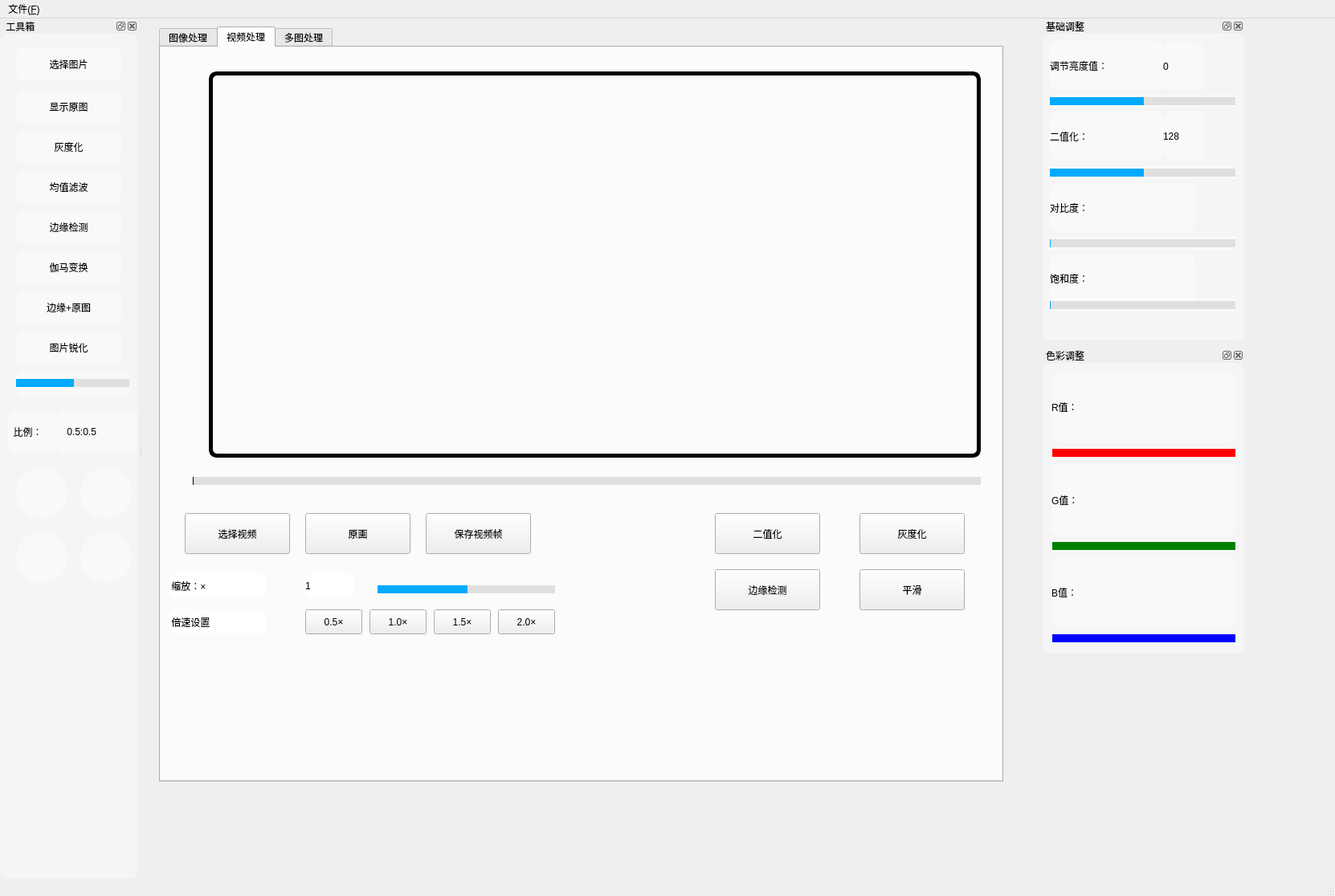
<?xml version="1.0" encoding="UTF-8"?>
<ui version="4.0">
 <class>MainWindow</class>
 <widget class="QMainWindow" name="MainWindow">
  <property name="geometry">
   <rect>
    <x>0</x>
    <y>0</y>
    <width>1662</width>
    <height>1116</height>
   </rect>
  </property>
  <property name="windowTitle">
   <string>MainWindow</string>
  </property>
  <property name="styleSheet">
   <string notr="true">QMainWindow{
background-image: url(:/myImage/mac/Home/Downloads/keju1.png);

}

QPushButton{
border-radius:10px;
/*color: rgb(255, 255, 255);*/
background-color: rgb(255, 255, 255);
border:2px solid rgb(0,0,0);
outline: none;
}
QPushButton:pressed{
background-color: rgb(204, 204, 215);
}
QPushButton:disabled{
background-color: rgb(167, 164, 170);
}
QSlider::handle:vertical{
color:black;
}
font: 75 9pt &quot;微软雅黑&quot;;</string>
  </property>
  <widget class="QWidget" name="centralWidget">
   <widget class="QTabWidget" name="tabWidget">
    <property name="geometry">
     <rect>
      <x>20</x>
      <y>10</y>
      <width>1051</width>
      <height>941</height>
     </rect>
    </property>
    <property name="styleSheet">
     <string notr="true">font: 75 9pt &quot;微软雅黑&quot;;
border-radius: 10px;
QTabBar::tab {
        background: #cccccc;
        font-family: &quot;微软雅黑&quot;;  /* 设置字体 */
        font-size: 12pt;           /* 设置字体大小 */
        color: #000000;            /* 设置字体颜色 */
        padding: 10px;             /* 设置内边距 */
        border-top-left-radius: 10px;    /* 设置左上圆角 */
        border-top-right-radius: 10px;   /* 设置右上圆角 */
    }</string>
    </property>
    <property name="currentIndex">
     <number>1</number>
    </property>
    <property name="elideMode">
     <enum>Qt::ElideLeft</enum>
    </property>
    <widget class="QWidget" name="tab">
     <attribute name="title">
      <string>图像处理</string>
     </attribute>
     <widget class="QWidget" name="widget" native="true">
      <property name="geometry">
       <rect>
        <x>9</x>
        <y>-1</y>
        <width>1061</width>
        <height>851</height>
       </rect>
      </property>
      <property name="styleSheet">
       <string notr="true">font: 75 10pt &quot;微软雅黑&quot;;</string>
      </property>
      <widget class="QLabel" name="label_show">
       <property name="geometry">
        <rect>
         <x>140</x>
         <y>30</y>
         <width>781</width>
         <height>531</height>
        </rect>
       </property>
       <property name="minimumSize">
        <size>
         <width>371</width>
         <height>0</height>
        </size>
       </property>
       <property name="styleSheet">
        <string notr="true">border:5px solid black;</string>
       </property>
       <property name="frameShape">
        <enum>QFrame::WinPanel</enum>
       </property>
       <property name="lineWidth">
        <number>1</number>
       </property>
       <property name="text">
        <string/>
       </property>
      </widget>
      <widget class="QLabel" name="label_other">
       <property name="geometry">
        <rect>
         <x>180</x>
         <y>580</y>
         <width>181</width>
         <height>121</height>
        </rect>
       </property>
       <property name="styleSheet">
        <string notr="true">border:5px solid red;</string>
       </property>
       <property name="frameShape">
        <enum>QFrame::NoFrame</enum>
       </property>
       <property name="frameShadow">
        <enum>QFrame::Plain</enum>
       </property>
       <property name="text">
        <string/>
       </property>
      </widget>
      <widget class="QPushButton" name="pushButton_save">
       <property name="geometry">
        <rect>
         <x>440</x>
         <y>730</y>
         <width>161</width>
         <height>41</height>
        </rect>
       </property>
       <property name="styleSheet">
        <string notr="true">font: 75 9pt &quot;微软雅黑&quot;;</string>
       </property>
       <property name="text">
        <string>保存图片</string>
       </property>
      </widget>
      <widget class="QLabel" name="label_other_1">
       <property name="geometry">
        <rect>
         <x>430</x>
         <y>580</y>
         <width>181</width>
         <height>121</height>
        </rect>
       </property>
       <property name="styleSheet">
        <string notr="true">border:5px solid black;</string>
       </property>
       <property name="frameShape">
        <enum>QFrame::NoFrame</enum>
       </property>
       <property name="frameShadow">
        <enum>QFrame::Plain</enum>
       </property>
       <property name="text">
        <string/>
       </property>
      </widget>
      <widget class="QLabel" name="label_other_3">
       <property name="geometry">
        <rect>
         <x>670</x>
         <y>580</y>
         <width>181</width>
         <height>121</height>
        </rect>
       </property>
       <property name="styleSheet">
        <string notr="true">border:5px solid black;</string>
       </property>
       <property name="frameShape">
        <enum>QFrame::NoFrame</enum>
       </property>
       <property name="frameShadow">
        <enum>QFrame::Plain</enum>
       </property>
       <property name="text">
        <string/>
       </property>
      </widget>
      <widget class="QPushButton" name="pushButton_4">
       <property name="geometry">
        <rect>
         <x>970</x>
         <y>280</y>
         <width>71</width>
         <height>71</height>
        </rect>
       </property>
       <property name="styleSheet">
        <string notr="true">border-radius:32px;
background-color: rgb(255, 255, 255);
background-repeat:no-repeat;
background-position:center;
background-image: url(:/myImage/images/next1.png);</string>
       </property>
       <property name="text">
        <string/>
       </property>
       <property name="flat">
        <bool>false</bool>
       </property>
      </widget>
      <widget class="QPushButton" name="pushButton_3">
       <property name="geometry">
        <rect>
         <x>20</x>
         <y>280</y>
         <width>71</width>
         <height>71</height>
        </rect>
       </property>
       <property name="styleSheet">
        <string notr="true">border-radius:32px;
background-color: rgb(255, 255, 255);
background-repeat:no-repeat;
background-position:center;
background-image: url(:/myImage/images/prev1.png);</string>
       </property>
       <property name="text">
        <string/>
       </property>
       <property name="flat">
        <bool>false</bool>
       </property>
      </widget>
     </widget>
    </widget>
    <widget class="QWidget" name="tab_2">
     <attribute name="title">
      <string>视频处理</string>
     </attribute>
     <widget class="QWidget" name="label_widget" native="true">
      <property name="geometry">
       <rect>
        <x>0</x>
        <y>0</y>
        <width>1031</width>
        <height>761</height>
       </rect>
      </property>
      <widget class="QLabel" name="label_13">
       <property name="geometry">
        <rect>
         <x>60</x>
         <y>30</y>
         <width>961</width>
         <height>481</height>
        </rect>
       </property>
       <property name="styleSheet">
        <string notr="true">border:5px solid black;
border-radius: 10px;</string>
       </property>
       <property name="frameShape">
        <enum>QFrame::WinPanel</enum>
       </property>
       <property name="frameShadow">
        <enum>QFrame::Plain</enum>
       </property>
       <property name="text">
        <string/>
       </property>
      </widget>
      <widget class="QPushButton" name="pushButton_6">
       <property name="enabled">
        <bool>false</bool>
       </property>
       <property name="geometry">
        <rect>
         <x>550</x>
         <y>590</y>
         <width>64</width>
         <height>64</height>
        </rect>
       </property>
       <property name="styleSheet">
        <string notr="true">border-radius:32px;
background-image: url(:/myImage/images/start.png);
border:none;</string>
       </property>
       <property name="text">
        <string/>
       </property>
      </widget>
      <widget class="QPushButton" name="pushButton_grey">
       <property name="geometry">
        <rect>
         <x>870</x>
         <y>580</y>
         <width>131</width>
         <height>51</height>
        </rect>
       </property>
       <property name="styleSheet">
        <string notr="true">font: 75 9pt &quot;微软雅黑&quot;;</string>
       </property>
       <property name="text">
        <string>灰度化</string>
       </property>
      </widget>
      <widget class="QPushButton" name="pushButton_origin_2">
       <property name="geometry">
        <rect>
         <x>180</x>
         <y>580</y>
         <width>131</width>
         <height>51</height>
        </rect>
       </property>
       <property name="styleSheet">
        <string notr="true">font: 75 9pt &quot;微软雅黑&quot;;</string>
       </property>
       <property name="text">
        <string>原画</string>
       </property>
      </widget>
      <widget class="QPushButton" name="pushButton_edge">
       <property name="geometry">
        <rect>
         <x>690</x>
         <y>650</y>
         <width>131</width>
         <height>51</height>
        </rect>
       </property>
       <property name="styleSheet">
        <string notr="true">font: 75 9pt &quot;微软雅黑&quot;;</string>
       </property>
       <property name="text">
        <string>边缘检测</string>
       </property>
      </widget>
      <widget class="QPushButton" name="pushButton_smooth">
       <property name="geometry">
        <rect>
         <x>870</x>
         <y>650</y>
         <width>131</width>
         <height>51</height>
        </rect>
       </property>
       <property name="styleSheet">
        <string notr="true">font: 75 9pt &quot;微软雅黑&quot;;</string>
       </property>
       <property name="text">
        <string>平滑</string>
       </property>
      </widget>
      <widget class="QPushButton" name="pushButton_binary">
       <property name="geometry">
        <rect>
         <x>690</x>
         <y>580</y>
         <width>131</width>
         <height>51</height>
        </rect>
       </property>
       <property name="styleSheet">
        <string notr="true">font: 75 9pt &quot;微软雅黑&quot;;</string>
       </property>
       <property name="text">
        <string>二值化</string>
       </property>
      </widget>
      <widget class="QSlider" name="horizontalSlider_suofang">
       <property name="geometry">
        <rect>
         <x>270</x>
         <y>660</y>
         <width>221</width>
         <height>31</height>
        </rect>
       </property>
       <property name="styleSheet">
        <string notr="true">QSlider::add-page:Horizontal
     {     
        background-color: rgb(223, 223, 223);
        height:4px;
     }
     QSlider::sub-page:Horizontal 
    {
        background-color:rgb(0, 170, 255);
        height:4px;
     }
    QSlider::groove:Horizontal 
    {
        background:transparent;
        height:10px;
		border-radius: 5px;
    }
    QSlider::handle:Horizontal 
    {
        height: 10px;
        width:25px;
	border-image: url(:/myImage/mac/Home/Downloads/24gf-circle-copy (1).png);
        margin: -8 0px;
    }
</string>
       </property>
       <property name="maximum">
        <number>200</number>
       </property>
       <property name="value">
        <number>100</number>
       </property>
       <property name="orientation">
        <enum>Qt::Horizontal</enum>
       </property>
      </widget>
      <widget class="QLabel" name="label_suofangvalue">
       <property name="geometry">
        <rect>
         <x>180</x>
         <y>655</y>
         <width>61</width>
         <height>31</height>
        </rect>
       </property>
       <property name="styleSheet">
        <string notr="true">font: 75 9pt &quot;微软雅黑&quot;;
background-color: rgb(255, 255, 255);
alignment: center;
border-radius: 10px;</string>
       </property>
       <property name="text">
        <string>1</string>
       </property>
      </widget>
      <widget class="QLabel" name="label_14">
       <property name="geometry">
        <rect>
         <x>10</x>
         <y>655</y>
         <width>121</width>
         <height>31</height>
        </rect>
       </property>
       <property name="styleSheet">
        <string notr="true">font: 75 9pt &quot;微软雅黑&quot;;
background-color: rgb(255, 255, 255);
border-radius: 10px;</string>
       </property>
       <property name="text">
        <string> 缩放：×</string>
       </property>
      </widget>
      <widget class="QPushButton" name="pushButton_open">
       <property name="geometry">
        <rect>
         <x>30</x>
         <y>580</y>
         <width>131</width>
         <height>51</height>
        </rect>
       </property>
       <property name="styleSheet">
        <string notr="true">font: 75 9pt &quot;微软雅黑&quot;;</string>
       </property>
       <property name="text">
        <string>选择视频</string>
       </property>
      </widget>
      <widget class="QSlider" name="VideohorizontalSlider_2">
       <property name="geometry">
        <rect>
         <x>40</x>
         <y>530</y>
         <width>981</width>
         <height>21</height>
        </rect>
       </property>
       <property name="styleSheet">
        <string notr="true">QSlider::add-page:Horizontal
     {     
        background-color: rgb(223, 223, 223);
        height:4px;
     }
     QSlider::sub-page:Horizontal 
    {
        background-color:black;
        height:4px;
     }
    QSlider::groove:Horizontal 
    {
        background:transparent;
        height:10px;
		border-radius: 5px;
    }
    QSlider::handle:Horizontal 
    {
        height: 25px;
        width:25px;
        border-image: url(:/myImage/images/handle.png);
        margin: -8 0px;
    }
</string>
       </property>
       <property name="maximum">
        <number>1000</number>
       </property>
       <property name="orientation">
        <enum>Qt::Horizontal</enum>
       </property>
      </widget>
      <widget class="QLabel" name="label_15">
       <property name="geometry">
        <rect>
         <x>10</x>
         <y>700</y>
         <width>121</width>
         <height>31</height>
        </rect>
       </property>
       <property name="styleSheet">
        <string notr="true">font: 75 9pt &quot;微软雅黑&quot;;
background-color: rgb(255, 255, 255);
border-radius: 10px;</string>
       </property>
       <property name="text">
        <string> 倍速设置</string>
       </property>
      </widget>
      <widget class="QPushButton" name="pushButton_saveframes">
       <property name="geometry">
        <rect>
         <x>330</x>
         <y>580</y>
         <width>131</width>
         <height>51</height>
        </rect>
       </property>
       <property name="styleSheet">
        <string notr="true">font: 75 9pt &quot;微软雅黑&quot;;</string>
       </property>
       <property name="text">
        <string>保存视频帧</string>
       </property>
      </widget>
      <widget class="QPushButton" name="pushButton_play1">
       <property name="geometry">
        <rect>
         <x>180</x>
         <y>700</y>
         <width>71</width>
         <height>31</height>
        </rect>
       </property>
       <property name="styleSheet">
        <string notr="true">font: 75 9pt &quot;微软雅黑&quot;;</string>
       </property>
       <property name="text">
        <string>0.5×</string>
       </property>
      </widget>
      <widget class="QPushButton" name="pushButton_play1_2">
       <property name="geometry">
        <rect>
         <x>260</x>
         <y>700</y>
         <width>71</width>
         <height>31</height>
        </rect>
       </property>
       <property name="styleSheet">
        <string notr="true">font: 75 9pt &quot;微软雅黑&quot;;</string>
       </property>
       <property name="text">
        <string>1.0×</string>
       </property>
      </widget>
      <widget class="QPushButton" name="pushButton_play1_3">
       <property name="geometry">
        <rect>
         <x>340</x>
         <y>700</y>
         <width>71</width>
         <height>31</height>
        </rect>
       </property>
       <property name="styleSheet">
        <string notr="true">font: 75 9pt &quot;微软雅黑&quot;;</string>
       </property>
       <property name="text">
        <string>1.5×</string>
       </property>
      </widget>
      <widget class="QPushButton" name="pushButton_play1_4">
       <property name="geometry">
        <rect>
         <x>420</x>
         <y>700</y>
         <width>71</width>
         <height>31</height>
        </rect>
       </property>
       <property name="styleSheet">
        <string notr="true">font: 75 9pt &quot;微软雅黑&quot;;</string>
       </property>
       <property name="text">
        <string>2.0×</string>
       </property>
      </widget>
     </widget>
    </widget>
    <widget class="QWidget" name="tab_3">
     <attribute name="title">
      <string>多图处理</string>
     </attribute>
     <widget class="QLabel" name="lb_image_1">
      <property name="geometry">
       <rect>
        <x>60</x>
        <y>20</y>
        <width>381</width>
        <height>301</height>
       </rect>
      </property>
      <property name="minimumSize">
       <size>
        <width>371</width>
        <height>0</height>
       </size>
      </property>
      <property name="styleSheet">
       <string notr="true">border:5px solid black;
border-radius: 10px;</string>
      </property>
      <property name="frameShape">
       <enum>QFrame::WinPanel</enum>
      </property>
      <property name="lineWidth">
       <number>1</number>
      </property>
      <property name="text">
       <string/>
      </property>
     </widget>
     <widget class="QLabel" name="lb_image_2">
      <property name="geometry">
       <rect>
        <x>570</x>
        <y>20</y>
        <width>381</width>
        <height>301</height>
       </rect>
      </property>
      <property name="minimumSize">
       <size>
        <width>371</width>
        <height>0</height>
       </size>
      </property>
      <property name="styleSheet">
       <string notr="true">border:5px solid black;
border-radius: 10px;</string>
      </property>
      <property name="frameShape">
       <enum>QFrame::WinPanel</enum>
      </property>
      <property name="lineWidth">
       <number>1</number>
      </property>
      <property name="text">
       <string/>
      </property>
     </widget>
     <widget class="QPushButton" name="pick_img_1">
      <property name="geometry">
       <rect>
        <x>170</x>
        <y>340</y>
        <width>161</width>
        <height>51</height>
       </rect>
      </property>
      <property name="styleSheet">
       <string notr="true">font: 75 9pt &quot;微软雅黑&quot;;</string>
      </property>
      <property name="text">
       <string>选择图片1</string>
      </property>
     </widget>
     <widget class="QPushButton" name="pick_img_2">
      <property name="geometry">
       <rect>
        <x>690</x>
        <y>340</y>
        <width>171</width>
        <height>51</height>
       </rect>
      </property>
      <property name="styleSheet">
       <string notr="true">font: 75 9pt &quot;微软雅黑&quot;;</string>
      </property>
      <property name="text">
       <string>选择图片2</string>
      </property>
     </widget>
     <widget class="QLabel" name="lb_imageShow">
      <property name="geometry">
       <rect>
        <x>60</x>
        <y>400</y>
        <width>611</width>
        <height>361</height>
       </rect>
      </property>
      <property name="minimumSize">
       <size>
        <width>371</width>
        <height>0</height>
       </size>
      </property>
      <property name="styleSheet">
       <string notr="true">border:5px solid black;
border-radius: 10px;</string>
      </property>
      <property name="frameShape">
       <enum>QFrame::WinPanel</enum>
      </property>
      <property name="lineWidth">
       <number>1</number>
      </property>
      <property name="text">
       <string/>
      </property>
     </widget>
     <widget class="QPushButton" name="opencv_mosaic">
      <property name="geometry">
       <rect>
        <x>770</x>
        <y>400</y>
        <width>201</width>
        <height>51</height>
       </rect>
      </property>
      <property name="styleSheet">
       <string notr="true">font: 75 9pt &quot;微软雅黑&quot;;</string>
      </property>
      <property name="text">
       <string>OpenCV拼接</string>
      </property>
     </widget>
     <widget class="QPushButton" name="opencv_merge">
      <property name="geometry">
       <rect>
        <x>770</x>
        <y>480</y>
        <width>201</width>
        <height>51</height>
       </rect>
      </property>
      <property name="styleSheet">
       <string notr="true">font: 75 9pt &quot;微软雅黑&quot;;</string>
      </property>
      <property name="text">
       <string>OpenCV融合</string>
      </property>
     </widget>
     <widget class="QPushButton" name="img_keep">
      <property name="geometry">
       <rect>
        <x>770</x>
        <y>560</y>
        <width>201</width>
        <height>51</height>
       </rect>
      </property>
      <property name="styleSheet">
       <string notr="true">font: 75 9pt &quot;微软雅黑&quot;;</string>
      </property>
      <property name="text">
       <string>等比例调整</string>
      </property>
     </widget>
     <widget class="QPushButton" name="img_fill">
      <property name="geometry">
       <rect>
        <x>770</x>
        <y>640</y>
        <width>201</width>
        <height>51</height>
       </rect>
      </property>
      <property name="styleSheet">
       <string notr="true">font: 75 9pt &quot;微软雅黑&quot;;</string>
      </property>
      <property name="text">
       <string>填充全图</string>
      </property>
     </widget>
     <widget class="QPushButton" name="opencv_texture">
      <property name="geometry">
       <rect>
        <x>770</x>
        <y>720</y>
        <width>201</width>
        <height>51</height>
       </rect>
      </property>
      <property name="styleSheet">
       <string notr="true">font: 75 9pt &quot;微软雅黑&quot;;</string>
      </property>
      <property name="text">
       <string>纹理迁移</string>
      </property>
     </widget>
    </widget>
   </widget>
   <widget class="QDockWidget" name="dockWidget_3">
    <property name="geometry">
     <rect>
      <x>1120</x>
      <y>410</y>
      <width>251</width>
      <height>381</height>
     </rect>
    </property>
    <property name="minimumSize">
     <size>
      <width>172</width>
      <height>166</height>
     </size>
    </property>
    <property name="styleSheet">
     <string notr="true">background-color: rgba(255, 255, 255, 100);
font: 75 9pt &quot;微软雅黑&quot;;
border-radius: 10px;</string>
    </property>
    <property name="windowTitle">
     <string>色彩调整</string>
    </property>
    <widget class="QWidget" name="dockWidgetContents_6">
     <layout class="QGridLayout" name="gridLayout_4">
      <item row="1" column="0">
       <widget class="QSlider" name="horizontalSlider_R">
        <property name="contextMenuPolicy">
         <enum>Qt::DefaultContextMenu</enum>
        </property>
        <property name="toolTipDuration">
         <number>1</number>
        </property>
        <property name="styleSheet">
         <string notr="true">QSlider::add-page:Horizontal
     {     
        background-color: red;
        height:4px;
     }
     QSlider::sub-page:Horizontal 
    {
        background-color:white;
        height:4px;
     }
    QSlider::groove:Horizontal 
    {
        background:transparent;
        height:10px;
		border-radius: 5px;
    }
    QSlider::handle:Horizontal 
    {
        height: 10px;
        width:25px;
	border-image: url(:/myImage/mac/Home/Downloads/24gf-circle-copy (1).png);
        margin: -8 0px;
    }

</string>
        </property>
        <property name="maximum">
         <number>255</number>
        </property>
        <property name="orientation">
         <enum>Qt::Horizontal</enum>
        </property>
        <property name="tickPosition">
         <enum>QSlider::NoTicks</enum>
        </property>
       </widget>
      </item>
      <item row="2" column="0">
       <widget class="QLabel" name="label_8">
        <property name="text">
         <string>G值：</string>
        </property>
       </widget>
      </item>
      <item row="5" column="0">
       <widget class="QSlider" name="horizontalSlider_B">
        <property name="styleSheet">
         <string notr="true">QSlider::add-page:Horizontal
     {     
        background-color: blue;
        height:4px;
     }
     QSlider::sub-page:Horizontal 
    {
        background-color:white;
        height:4px;
     }
    QSlider::groove:Horizontal 
    {
        background:transparent;
        height:10px;
		border-radius: 5px;
    }
    QSlider::handle:Horizontal 
    {
        height: 10px;
        width:25px;
	border-image: url(:/myImage/mac/Home/Downloads/24gf-circle-copy (1).png);
        margin: -8 0px;
    }

</string>
        </property>
        <property name="maximum">
         <number>255</number>
        </property>
        <property name="orientation">
         <enum>Qt::Horizontal</enum>
        </property>
       </widget>
      </item>
      <item row="4" column="0">
       <widget class="QLabel" name="label_11">
        <property name="text">
         <string>B值：</string>
        </property>
       </widget>
      </item>
      <item row="0" column="0">
       <widget class="QLabel" name="label_7">
        <property name="text">
         <string>R值：</string>
        </property>
       </widget>
      </item>
      <item row="3" column="0">
       <widget class="QSlider" name="horizontalSlider_G">
        <property name="styleSheet">
         <string notr="true">QSlider::add-page:Horizontal
     {     
        background-color: green;
        height:4px;
     }
     QSlider::sub-page:Horizontal 
    {
        background-color:white;
        height:4px;
     }
    QSlider::groove:Horizontal 
    {
        background:transparent;
        height:10px;
		border-radius: 5px;
    }
    QSlider::handle:Horizontal 
    {
        height: 10px;
        width:25px;
	border-image: url(:/myImage/mac/Home/Downloads/24gf-circle-copy (1).png);
        margin: -8 0px;
    }

</string>
        </property>
        <property name="maximum">
         <number>255</number>
        </property>
        <property name="orientation">
         <enum>Qt::Horizontal</enum>
        </property>
       </widget>
      </item>
     </layout>
    </widget>
   </widget>
   <widget class="QDockWidget" name="dockWidget_2">
    <property name="geometry">
     <rect>
      <x>1120</x>
      <y>0</y>
      <width>251</width>
      <height>401</height>
     </rect>
    </property>
    <property name="minimumSize">
     <size>
      <width>187</width>
      <height>247</height>
     </size>
    </property>
    <property name="styleSheet">
     <string notr="true">background-color: rgba(255, 255, 255, 100);
font: 75 9pt &quot;微软雅黑&quot;;
border-radius: 10px;</string>
    </property>
    <property name="floating">
     <bool>false</bool>
    </property>
    <property name="allowedAreas">
     <set>Qt::AllDockWidgetAreas</set>
    </property>
    <property name="windowTitle">
     <string>基础调整</string>
    </property>
    <widget class="QWidget" name="dockWidgetContents_5">
     <widget class="QSlider" name="horizontalSlider">
      <property name="geometry">
       <rect>
        <x>9</x>
        <y>76</y>
        <width>231</width>
        <height>16</height>
       </rect>
      </property>
      <property name="styleSheet">
       <string notr="true">QSlider::add-page:Horizontal
     {     
        background-color: rgb(223, 223, 223);
        height:4px;
     }
     QSlider::sub-page:Horizontal 
    {
        background-color:rgb(0, 170, 255);
        height:4px;
     }
    QSlider::groove:Horizontal 
    {
        background:transparent;
        height:10px;
		border-radius: 5px;
    }
    QSlider::handle:Horizontal 
    {
        height: 10px;
        width:25px;
	border-image: url(:/myImage/mac/Home/Downloads/24gf-circle-copy (1).png);
        margin: -8 0px;
    }
</string>
      </property>
      <property name="minimum">
       <number>-300</number>
      </property>
      <property name="maximum">
       <number>300</number>
      </property>
      <property name="orientation">
       <enum>Qt::Horizontal</enum>
      </property>
     </widget>
     <widget class="QLabel" name="label_light">
      <property name="geometry">
       <rect>
        <x>150</x>
        <y>10</y>
        <width>51</width>
        <height>61</height>
       </rect>
      </property>
      <property name="styleSheet">
       <string notr="true">font: 75 9pt &quot;微软雅黑&quot;;</string>
      </property>
      <property name="text">
       <string>0</string>
      </property>
     </widget>
     <widget class="QLabel" name="label_6">
      <property name="geometry">
       <rect>
        <x>9</x>
        <y>9</y>
        <width>141</width>
        <height>61</height>
       </rect>
      </property>
      <property name="minimumSize">
       <size>
        <width>141</width>
        <height>0</height>
       </size>
      </property>
      <property name="styleSheet">
       <string notr="true">font: 75 9pt &quot;微软雅黑&quot;;</string>
      </property>
      <property name="text">
       <string>调节亮度值：</string>
      </property>
     </widget>
     <widget class="QLabel" name="label">
      <property name="geometry">
       <rect>
        <x>9</x>
        <y>97</y>
        <width>141</width>
        <height>61</height>
       </rect>
      </property>
      <property name="styleSheet">
       <string notr="true">font: 75 9pt &quot;微软雅黑&quot;;</string>
      </property>
      <property name="text">
       <string>二值化：</string>
      </property>
     </widget>
     <widget class="QSlider" name="horizontalSlider_erzhi">
      <property name="geometry">
       <rect>
        <x>9</x>
        <y>165</y>
        <width>231</width>
        <height>16</height>
       </rect>
      </property>
      <property name="styleSheet">
       <string notr="true">QSlider::add-page:Horizontal
     {     
        background-color: rgb(223, 223, 223);
        height:4px;
     }
     QSlider::sub-page:Horizontal 
    {
        background-color:rgb(0, 170, 255);
        height:4px;
     }
    QSlider::groove:Horizontal 
    {
        background:transparent;
        height:10px;
		border-radius: 5px;
    }
    QSlider::handle:Horizontal 
    {
        height: 10px;
        width:25px;
	border-image: url(:/myImage/mac/Home/Downloads/24gf-circle-copy (1).png);
        margin: -8 0px;
    }
</string>
      </property>
      <property name="maximum">
       <number>255</number>
      </property>
      <property name="value">
       <number>128</number>
      </property>
      <property name="orientation">
       <enum>Qt::Horizontal</enum>
      </property>
     </widget>
     <widget class="QLabel" name="label_9">
      <property name="geometry">
       <rect>
        <x>9</x>
        <y>186</y>
        <width>181</width>
        <height>61</height>
       </rect>
      </property>
      <property name="styleSheet">
       <string notr="true">font: 75 9pt &quot;微软雅黑&quot;;</string>
      </property>
      <property name="text">
       <string>对比度：</string>
      </property>
     </widget>
     <widget class="QSlider" name="horizontalSlider_duibi">
      <property name="geometry">
       <rect>
        <x>9</x>
        <y>253</y>
        <width>231</width>
        <height>16</height>
       </rect>
      </property>
      <property name="styleSheet">
       <string notr="true">QSlider::add-page:Horizontal
     {     
        background-color: rgb(223, 223, 223);
        height:4px;
     }
     QSlider::sub-page:Horizontal 
    {
        background-color:rgb(0, 170, 255);
        height:4px;
     }
    QSlider::groove:Horizontal 
    {
        background:transparent;
        height:10px;
		border-radius: 5px;
    }
    QSlider::handle:Horizontal 
    {
        height: 10px;
        width:25px;
	border-image: url(:/myImage/mac/Home/Downloads/24gf-circle-copy (1).png);
        margin: -8 0px;
    }
</string>
      </property>
      <property name="maximum">
       <number>255</number>
      </property>
      <property name="orientation">
       <enum>Qt::Horizontal</enum>
      </property>
     </widget>
     <widget class="QLabel" name="label_10">
      <property name="geometry">
       <rect>
        <x>9</x>
        <y>274</y>
        <width>181</width>
        <height>61</height>
       </rect>
      </property>
      <property name="styleSheet">
       <string notr="true">font: 75 9pt &quot;微软雅黑&quot;;</string>
      </property>
      <property name="text">
       <string>饱和度：</string>
      </property>
     </widget>
     <widget class="QSlider" name="horizontalSlider_baohe">
      <property name="geometry">
       <rect>
        <x>9</x>
        <y>330</y>
        <width>231</width>
        <height>16</height>
       </rect>
      </property>
      <property name="styleSheet">
       <string notr="true">QSlider::add-page:Horizontal
     {     
        background-color: rgb(223, 223, 223);
        height:4px;
     }
     QSlider::sub-page:Horizontal 
    {
        background-color:rgb(0, 170, 255);
        height:4px;
     }
    QSlider::groove:Horizontal 
    {
        background:transparent;
        height:10px;
		border-radius: 5px;
    }
    QSlider::handle:Horizontal 
    {
        height: 10px;
        width:25px;
	border-image: url(:/myImage/mac/Home/Downloads/24gf-circle-copy (1).png);
        margin: -8 0px;
    }
</string>
      </property>
      <property name="orientation">
       <enum>Qt::Horizontal</enum>
      </property>
     </widget>
     <widget class="QLabel" name="label_yuzhi">
      <property name="geometry">
       <rect>
        <x>150</x>
        <y>97</y>
        <width>51</width>
        <height>61</height>
       </rect>
      </property>
      <property name="styleSheet">
       <string notr="true">font: 75 9pt &quot;微软雅黑&quot;;</string>
      </property>
      <property name="text">
       <string>128</string>
      </property>
     </widget>
    </widget>
   </widget>
  </widget>
  <widget class="QStatusBar" name="statusBar"/>
  <widget class="QDockWidget" name="dockWidget">
   <property name="minimumSize">
    <size>
     <width>172</width>
     <height>378</height>
    </size>
   </property>
   <property name="styleSheet">
    <string notr="true">background-color: rgba(255, 255, 255, 100);
font: 100 8pt &quot;微软雅黑&quot;;
border-radius: 10px;</string>
   </property>
   <property name="windowTitle">
    <string> 工具箱</string>
   </property>
   <attribute name="dockWidgetArea">
    <number>1</number>
   </attribute>
   <widget class="QWidget" name="dockWidgetContents">
    <widget class="QPushButton" name="pushButton">
     <property name="geometry">
      <rect>
       <x>20</x>
       <y>17</y>
       <width>131</width>
       <height>41</height>
      </rect>
     </property>
     <property name="styleSheet">
      <string notr="true"/>
     </property>
     <property name="text">
      <string>选择图片</string>
     </property>
    </widget>
    <widget class="QPushButton" name="pushButton_gray">
     <property name="geometry">
      <rect>
       <x>20</x>
       <y>120</y>
       <width>131</width>
       <height>41</height>
      </rect>
     </property>
     <property name="text">
      <string>灰度化</string>
     </property>
    </widget>
    <widget class="QPushButton" name="pushButton_junzhi">
     <property name="geometry">
      <rect>
       <x>20</x>
       <y>170</y>
       <width>131</width>
       <height>41</height>
      </rect>
     </property>
     <property name="text">
      <string>均值滤波</string>
     </property>
    </widget>
    <widget class="QPushButton" name="pushButton_origin">
     <property name="geometry">
      <rect>
       <x>20</x>
       <y>70</y>
       <width>131</width>
       <height>41</height>
      </rect>
     </property>
     <property name="text">
      <string>显示原图</string>
     </property>
    </widget>
    <widget class="QPushButton" name="pushButton_gamma">
     <property name="geometry">
      <rect>
       <x>20</x>
       <y>270</y>
       <width>131</width>
       <height>41</height>
      </rect>
     </property>
     <property name="text">
      <string>伽马变换</string>
     </property>
    </widget>
    <widget class="QPushButton" name="pushButton_turnleft">
     <property name="geometry">
      <rect>
       <x>20</x>
       <y>540</y>
       <width>64</width>
       <height>64</height>
      </rect>
     </property>
     <property name="styleSheet">
      <string notr="true">border-radius:32px;
background-repeat:no-repeat;
background-position:center;
background-image: url(:/myImage/images/turn-left.png);</string>
     </property>
     <property name="text">
      <string/>
     </property>
     <property name="flat">
      <bool>false</bool>
     </property>
    </widget>
    <widget class="QPushButton" name="pushButton_turnright">
     <property name="geometry">
      <rect>
       <x>100</x>
       <y>540</y>
       <width>64</width>
       <height>64</height>
      </rect>
     </property>
     <property name="styleSheet">
      <string notr="true">border-radius:32px;
background-repeat:no-repeat;
background-position:center;
background-image: url(:/myImage/images/turn-right.png);</string>
     </property>
     <property name="text">
      <string/>
     </property>
    </widget>
    <widget class="QPushButton" name="pushButton_turnleft_2">
     <property name="geometry">
      <rect>
       <x>20</x>
       <y>620</y>
       <width>64</width>
       <height>64</height>
      </rect>
     </property>
     <property name="styleSheet">
      <string notr="true">border-radius:32px;
background-repeat:no-repeat;
background-position:center;
background-image: url(:/myImage/images/shuiping.png);</string>
     </property>
     <property name="text">
      <string/>
     </property>
    </widget>
    <widget class="QPushButton" name="pushButton_turnleft_3">
     <property name="geometry">
      <rect>
       <x>100</x>
       <y>620</y>
       <width>64</width>
       <height>64</height>
      </rect>
     </property>
     <property name="styleSheet">
      <string notr="true">border-radius:32px;
background-repeat:no-repeat;
background-position:center;
background-image: url(:/myImage/images/chuizhi.png);</string>
     </property>
     <property name="text">
      <string/>
     </property>
    </widget>
    <widget class="QPushButton" name="pushButton_bianyuan">
     <property name="geometry">
      <rect>
       <x>20</x>
       <y>220</y>
       <width>131</width>
       <height>41</height>
      </rect>
     </property>
     <property name="text">
      <string>边缘检测</string>
     </property>
    </widget>
    <widget class="QPushButton" name="pushButton_bianyuan_2">
     <property name="geometry">
      <rect>
       <x>20</x>
       <y>320</y>
       <width>131</width>
       <height>41</height>
      </rect>
     </property>
     <property name="text">
      <string>边缘+原图</string>
     </property>
    </widget>
    <widget class="QLabel" name="label_12">
     <property name="geometry">
      <rect>
       <x>10</x>
       <y>470</y>
       <width>61</width>
       <height>51</height>
      </rect>
     </property>
     <property name="text">
      <string>  比例：</string>
     </property>
    </widget>
    <widget class="QLabel" name="label_fuhe">
     <property name="geometry">
      <rect>
       <x>70</x>
       <y>470</y>
       <width>101</width>
       <height>51</height>
      </rect>
     </property>
     <property name="styleSheet">
      <string notr="true">font: 75 8pt &quot;微软雅黑&quot;;</string>
     </property>
     <property name="text">
      <string>    0.5:0.5</string>
     </property>
    </widget>
    <widget class="QSlider" name="horizontalSlider_2">
     <property name="geometry">
      <rect>
       <x>20</x>
       <y>420</y>
       <width>141</width>
       <height>31</height>
      </rect>
     </property>
     <property name="styleSheet">
      <string notr="true">QSlider::add-page:Horizontal
     {     
        background-color: rgb(223, 223, 223);
        height:4px;
     }
     QSlider::sub-page:Horizontal 
    {
        background-color:rgb(0, 170, 255);
        height:4px;
     }
    QSlider::groove:Horizontal 
    {
        background:transparent;
        height:10px;
		border-radius: 5px;
    }
    QSlider::handle:Horizontal 
    {
        height: 10px;
        width:25px;
	border-image: url(:/myImage/mac/Home/Downloads/24gf-circle-copy (1).png);
        margin: -8 0px;
    }
</string>
     </property>
     <property name="maximum">
      <number>100</number>
     </property>
     <property name="singleStep">
      <number>1</number>
     </property>
     <property name="value">
      <number>50</number>
     </property>
     <property name="orientation">
      <enum>Qt::Horizontal</enum>
     </property>
    </widget>
    <widget class="QPushButton" name="pushButton_bianyuan_5">
     <property name="geometry">
      <rect>
       <x>20</x>
       <y>370</y>
       <width>131</width>
       <height>41</height>
      </rect>
     </property>
     <property name="text">
      <string>图片锐化</string>
     </property>
    </widget>
   </widget>
  </widget>
  <widget class="QMenuBar" name="menuBar">
   <property name="geometry">
    <rect>
     <x>0</x>
     <y>0</y>
     <width>1662</width>
     <height>21</height>
    </rect>
   </property>
   <widget class="QMenu" name="menu_F">
    <property name="title">
     <string>文件(&amp;F)</string>
    </property>
    <addaction name="action_Open"/>
    <addaction name="action_Save"/>
   </widget>
   <addaction name="menu_F"/>
  </widget>
  <action name="action_New">
   <property name="icon">
    <iconset resource="myimage.qrc">
     <normaloff>:/myImage/images/filenew.png</normaloff>:/myImage/images/filenew.png</iconset>
   </property>
   <property name="text">
    <string>新建文件(&amp;N)</string>
   </property>
   <property name="toolTip">
    <string>新建文件</string>
   </property>
   <property name="shortcut">
    <string>Ctrl+N</string>
   </property>
  </action>
  <action name="action_Dock">
   <property name="icon">
    <iconset resource="myimage.qrc">
     <normaloff>:/myImage/images/zoom-in.png</normaloff>:/myImage/images/zoom-in.png</iconset>
   </property>
   <property name="text">
    <string>显示Dock(&amp;D)</string>
   </property>
   <property name="toolTip">
    <string>显示Dock</string>
   </property>
   <property name="shortcut">
    <string>Ctrl+D</string>
   </property>
  </action>
  <action name="action_Open">
   <property name="icon">
    <iconset resource="myimage.qrc">
     <normaloff>:/myImage/images/picture.png</normaloff>:/myImage/images/picture.png</iconset>
   </property>
   <property name="text">
    <string>打开图片(&amp;O)</string>
   </property>
   <property name="toolTip">
    <string>打开文件</string>
   </property>
   <property name="shortcut">
    <string>Ctrl+O</string>
   </property>
  </action>
  <action name="action_Save">
   <property name="icon">
    <iconset resource="myimage.qrc">
     <normaloff>:/myImage/images/save.png</normaloff>:/myImage/images/save.png</iconset>
   </property>
   <property name="text">
    <string>保存图片(&amp;S)</string>
   </property>
   <property name="toolTip">
    <string>保存</string>
   </property>
   <property name="shortcut">
    <string>Ctrl+S</string>
   </property>
  </action>
  <action name="action_Asave">
   <property name="icon">
    <iconset resource="myimage.qrc">
     <normaloff>:/myImage/images/filesaveas.png</normaloff>:/myImage/images/filesaveas.png</iconset>
   </property>
   <property name="text">
    <string>另存为(&amp;A)</string>
   </property>
   <property name="toolTip">
    <string>另存为</string>
   </property>
   <property name="shortcut">
    <string>Ctrl+A</string>
   </property>
  </action>
  <action name="action_About">
   <property name="icon">
    <iconset resource="myimage.qrc">
     <normaloff>:/myImage/images/about.png</normaloff>:/myImage/images/about.png</iconset>
   </property>
   <property name="text">
    <string>关于(&amp;A)</string>
   </property>
   <property name="toolTip">
    <string>关于</string>
   </property>
   <property name="shortcut">
    <string>Ctrl+A</string>
   </property>
  </action>
  <action name="action_Help">
   <property name="icon">
    <iconset resource="myimage.qrc">
     <normaloff>:/myImage/images/help.png</normaloff>:/myImage/images/help.png</iconset>
   </property>
   <property name="text">
    <string>帮助(&amp;H)</string>
   </property>
   <property name="toolTip">
    <string>帮助</string>
   </property>
   <property name="shortcut">
    <string>Ctrl+H</string>
   </property>
  </action>
  <action name="action_L">
   <property name="icon">
    <iconset resource="myimage.qrc">
     <normaloff>:/myImage/images/zh-en.png</normaloff>:/myImage/images/zh-en.png</iconset>
   </property>
   <property name="text">
    <string>切换中英文(&amp;L)</string>
   </property>
   <property name="shortcut">
    <string>Ctrl+L</string>
   </property>
  </action>
  <action name="action_L_2">
   <property name="icon">
    <iconset resource="myimage.qrc">
     <normaloff>:/myImage/images/left.png</normaloff>:/myImage/images/left.png</iconset>
   </property>
   <property name="text">
    <string>左对齐(&amp;L)</string>
   </property>
  </action>
  <action name="action_R">
   <property name="icon">
    <iconset resource="myimage.qrc">
     <normaloff>:/myImage/images/right.png</normaloff>:/myImage/images/right.png</iconset>
   </property>
   <property name="text">
    <string>右对齐(&amp;R)</string>
   </property>
  </action>
  <action name="action_C">
   <property name="icon">
    <iconset resource="myimage.qrc">
     <normaloff>:/myImage/images/center.png</normaloff>:/myImage/images/center.png</iconset>
   </property>
   <property name="text">
    <string>居中(&amp;C)</string>
   </property>
  </action>
  <action name="action_V">
   <property name="icon">
    <iconset resource="myimage.qrc">
     <normaloff>:/myImage/images/video.png</normaloff>:/myImage/images/video.png</iconset>
   </property>
   <property name="text">
    <string>打开视频(&amp;V)</string>
   </property>
   <property name="shortcut">
    <string>Ctrl+V</string>
   </property>
  </action>
  <action name="action_H">
   <property name="icon">
    <iconset resource="myimage.qrc">
     <normaloff>:/myImage/images/gray.png</normaloff>:/myImage/images/gray.png</iconset>
   </property>
   <property name="text">
    <string>灰度化(&amp;H)</string>
   </property>
   <property name="shortcut">
    <string>Ctrl+H</string>
   </property>
  </action>
  <action name="action_J">
   <property name="icon">
    <iconset resource="myimage.qrc">
     <normaloff>:/myImage/images/junzhi.png</normaloff>:/myImage/images/junzhi.png</iconset>
   </property>
   <property name="text">
    <string>均值滤波(&amp;J)</string>
   </property>
   <property name="shortcut">
    <string>Ctrl+J</string>
   </property>
  </action>
  <action name="action_B">
   <property name="icon">
    <iconset resource="myimage.qrc">
     <normaloff>:/myImage/images/bianyuan.png</normaloff>:/myImage/images/bianyuan.png</iconset>
   </property>
   <property name="text">
    <string>边缘检测(&amp;B)</string>
   </property>
   <property name="shortcut">
    <string>Ctrl+B</string>
   </property>
  </action>
  <action name="action_Y">
   <property name="icon">
    <iconset resource="myimage.qrc">
     <normaloff>:/myImage/images/fuhe.png</normaloff>:/myImage/images/fuhe.png</iconset>
   </property>
   <property name="text">
    <string>边缘+原图(&amp;Y)</string>
   </property>
   <property name="shortcut">
    <string>Ctrl+Y</string>
   </property>
  </action>
  <action name="action_G">
   <property name="icon">
    <iconset resource="myimage.qrc">
     <normaloff>:/myImage/images/gamma.png</normaloff>:/myImage/images/gamma.png</iconset>
   </property>
   <property name="text">
    <string>伽马变换(&amp;G)</string>
   </property>
   <property name="shortcut">
    <string>Ctrl+G</string>
   </property>
  </action>
 </widget>
 <layoutdefault spacing="6" margin="11"/>
 <resources>
  <include location="myimage.qrc"/>
 </resources>
 <connections/>
</ui>
